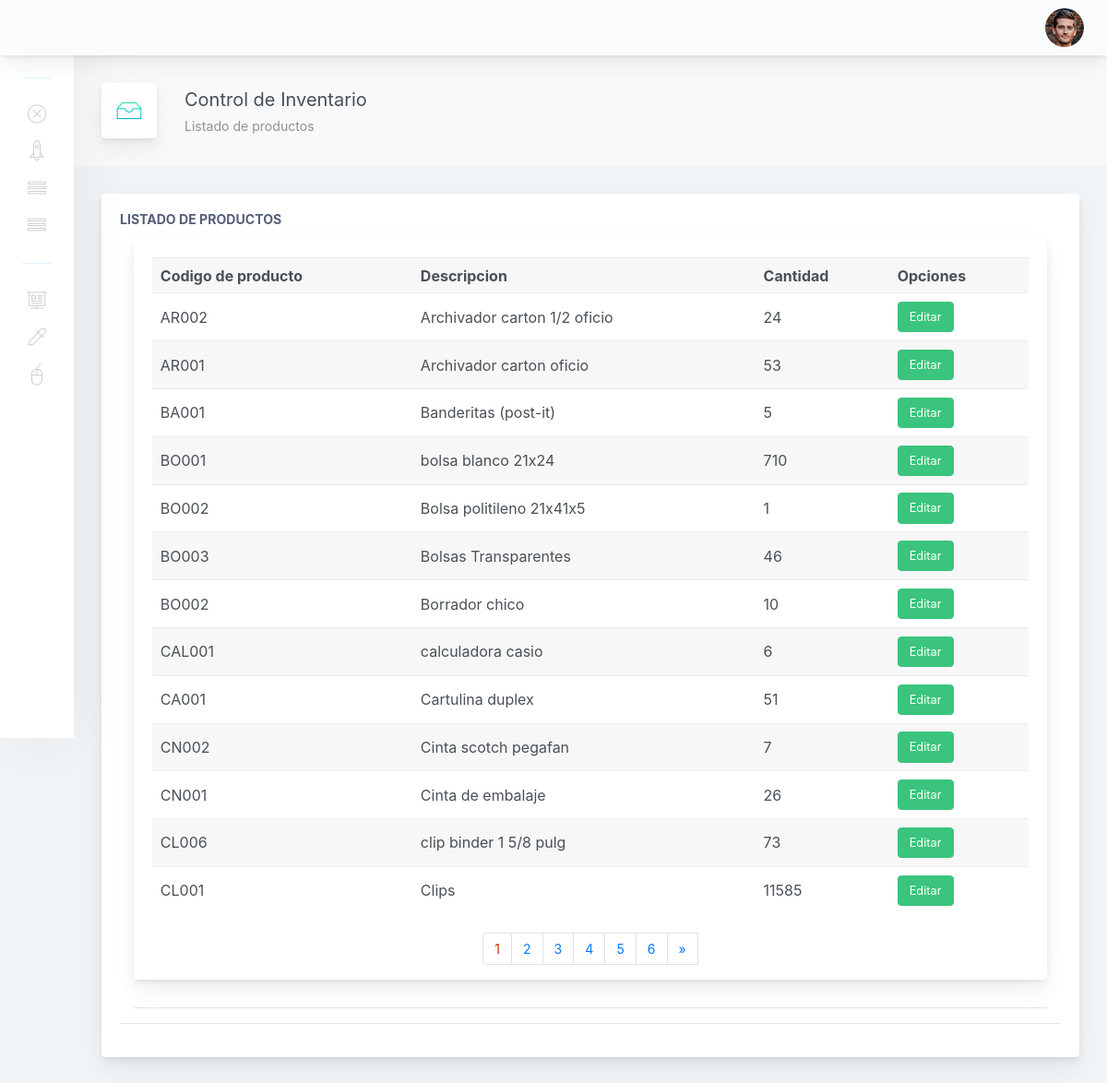
Page /desboard/listaproductos.php on the committed database.
### tables this page shows
CREATE TABLE `productos` (
  `id_prod` int(6) NOT NULL,
  `cod_prod` varchar(6) NOT NULL,
  `descripcion` varchar(60) NOT NULL,
  `cant_inicial` int(11) NOT NULL
);

### desboard/listaproductos.php (the view, shortened to what this page needs)
<?php
include ("../controladores/init.php");
 $registros0= mysqli_query($mysqli,"select id_prod from productos order by id_prod asc");
$total_registros= mysqli_num_rows($registros0);
$pagina= isset($_GET['pagina']) ? (int)$_GET['pagina']:1;
$postPorPagina=13;
$inicio=($pagina>1) ? ($pagina*$postPorPagina)-$postPorPagina : 0;
$totalpaginas= ceil($total_registros/$postPorPagina);
$registros1= mysqli_query($mysqli,"SELECT * FROM productos order by descripcion asc LIMIT $inicio,$postPorPagina");
?>
<head>
<link rel="stylesheet" href="https://cdnjs.cloudflare.com/ajax/libs/font-awesome/4.7.0/css/font-awesome.min.css">
 <link href="./main.css" rel="stylesheet">
<link href="//cdnjs.cloudflare.com/ajax/libs/bootstrap-datetimepicker/4.17.37/css/bootstrap-datetimepicker.css" rel="stylesheet"/>
 </head>
<body>
    <div class="app-container app-theme-white body-tabs-shadow fixed-sidebar fixed-header">
        <div class="app-header header-shadow">
            <div class="app-header__logo">
                <div class="logo-src"></div>
            </div>
                <div class="app-header__content">
                <div class="app-header-right">
                    <div class="header-btn-lg pr-0">
                        <div class="widget-content p-0">
                            <div class="widget-content-wrapper">
                                <div class="widget-content-left">
                                    <div class="btn-group">
                                        <a data-toggle="dropdown" aria-haspopup="true" aria-expanded="false" class="p-0 btn">
                                            <img width="42" class="rounded-circle" src="assets/images/avatars/2.jpg" alt="">
                                        </a>
                                    </div>
                                </div>
                            </div>
                        </div>
                    </div>
                    </div>
            </div>
        </div>
        <div class="app-main">
                <div class="app-sidebar sidebar-shadow">
                        <div class="scrollbar-sidebar">
                        <div class="app-sidebar__inner">
                            <ul class="vertical-nav-menu">
                                <li class="app-sidebar__heading">Panel</li>
                                <li>
                                    <a href="<?=base_url?>desboard/index.php">
                                        <i class="metismenu-icon pe-7s-close-circle
"></i>
                                    </a>
                                </li>
                                 <li>
                                    <a href="<?=base_url?>desboard/entrada.php">
                                        <i class="metismenu-icon pe-7s-rocket"></i>
                                    </a>
                                </li>
                                <li>
                                    <a href="<?=base_url?>desboard/listaproductos.php">
                                        <i class="metismenu-icon pe-7s-menu
"></i>
                                    </a>
                                </li>
                                <li>
                                    <a href="<?=base_url?>desboard/agregarproductos.php">
                                        <i class="metismenu-icon pe-7s-menu
"></i>
                                    </a>
                                </li>
                                <li class="app-sidebar__heading">Panel de Usuarios</li>
                                <li>
                                    <a href="#">
                                        <i class="metismenu-icon pe-7s-display2"></i>
                                    </a>
                                </li>
                                <li>
                                    <a href="AgregarUsuario.php">
                                        <i class="metismenu-icon pe-7s-eyedropper"></i>
                                    </a>
                                </li>
                                <li>
                                    <a href="tables-regular.html">
                                        <i class="metismenu-icon pe-7s-mouse"></i>
                                    </a>
                                </li>
                            </ul>
                        </div>
                    </div>
                </div>
                <div class="app-main__outer">
                    <div class="app-main__inner">
                        <div class="app-page-title">
                            <div class="page-title-wrapper">
                                <div class="page-title-heading">
                                    <div class="page-title-icon">
                                        <i class="pe-7s-drawer icon-gradient bg-happy-itmeo">
                                        </i>
                                    </div>
                                    <div>Control de Inventario
                                        <div class="page-title-subheading">Listado de productos
                                        </div>
                                    </div>
                                </div>
                                    </div>
                        </div>
                        <div class="tab-content">
                            <div class="tab-pane tabs-animation fade show active" id="tab-content-0" role="tabpanel">
                                <div class="row">
                                    <div class="col-md-12">
                                        <div class="main-card mb-3 card">
                                            <div class="card-body"><h5 class="card-title">Listado de productos</h5>
                                               <div class="col-lg-12">
                                                   <div id="respuesta5">
                                           <div class="main-card mb-3 card">
                                    <div class="card-body">
                                         <table class="mb-0 table table-striped">
                                            <tr>
                                                <th>Codigo de producto</th>
                                                <th>Descripcion</th>
                                                <th>Cantidad</th>
                                                <th>Opciones</th>
                                            </tr>
                                            <?php while($row = mysqli_fetch_array($registros1)) { ?>
                                            <tr>
                                                <td><?php echo utf8_encode($row['cod_prod']); ?></td>
                                                <td><?php echo utf8_encode($row['descripcion']); ?></td>
                                                 <td><?php echo $row['cant_inicial']; ?></td>
                                                 <td>
                                                 <a href="modificarprod.php?id_producto=<?php echo $row['id_prod']; ?>"><button type="button" class="btn btn-success">Editar</button></a>
                                                </td>
                                            </tr>
                                            <?php } ?>
                                        </table>
                                    </div>
                                    <div style="text-align:center;margin-top:30px;margin: auto; ">
                                        <nav>
                                            <ul class="pagination">
                                                <?php
                                                  if ($totalpaginas > 1) {
                                                        for ($i=1;$i<=$totalpaginas;$i++) {
                                                            if ($pagina == $i)
                                                                echo '<li><a href="#"><div style="color:#C30;">'.$pagina.'</div></a></li>';
                                                            else
                                                                echo ' <li><a href="listaproductos.php?pagina='.$i.'">'.$i.'</a></li> ';
                                                        }
                                                        if ($pagina != $totalpaginas)
                                                            echo '<li><a href="listaproductos.php?pagina='.($pagina+1).'" aria-label="Next"><span aria-hidden="true">»</span>
                                                                             </a>
                                                                      </li>';
                                                    }
                                                ?>
                                            </ul>
                                        </nav>
                                    </div>
       </div>
                                                   </div>
                                <hr>
                            </div>
                                                <hr>
                                            </div>
                                        </div>
                                    </div>
                                </div>
                            </div>
                        </div>
                    </div>
                        </div>
        </div>
    </div>
</body>
</html>

### rows in the picture
productos: cod_prod "AR002", descripcion "Archivador carton 1/2 oficio", cant_inicial "24"
productos: cod_prod "AR001", descripcion "Archivador carton oficio", cant_inicial "53"
productos: cod_prod "BA001", descripcion "Banderitas (post-it)", cant_inicial "5"
productos: cod_prod "BO001", descripcion "bolsa blanco 21x24", cant_inicial "710"
productos: cod_prod "BO002", descripcion "Bolsa politileno 21x41x5", cant_inicial "1"
productos: cod_prod "BO003", descripcion "Bolsas Transparentes", cant_inicial "46"
productos: cod_prod "BO002", descripcion "Borrador chico", cant_inicial "10"
productos: cod_prod "CAL001", descripcion "calculadora casio", cant_inicial "6"
productos: cod_prod "CA001", descripcion "Cartulina duplex", cant_inicial "51"
productos: cod_prod "CN002", descripcion "Cinta scotch pegafan", cant_inicial "7"
productos: cod_prod "CN001", descripcion "Cinta de embalaje", cant_inicial "26"
productos: cod_prod "CL006", descripcion "clip binder 1 5/8 pulg", cant_inicial "73"
productos: cod_prod "CL001", descripcion "Clips", cant_inicial "11585"
